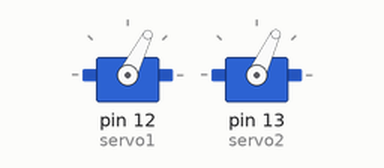
This sketch was run on a simulated Arduino Uno, built with avr-gcc and run on an emulated ATmega328P. On the bench: 2 × servo.

Above: at 0.05 s.
At 2.9 s:
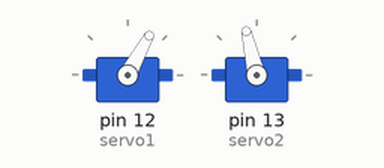
At 5.75 s:
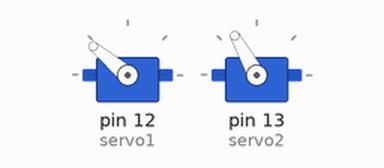
At 11.45 s:
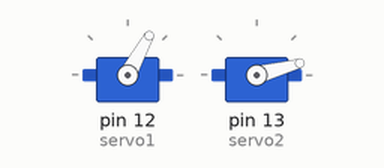
Timing chart, 0 to 14.9 s (numbered marks = the images above):
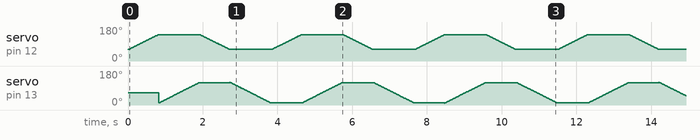

Measured:
- by itself, servo on pin 12 (servo1): moves between 61° and 140°, repeating every 11.5 s
- by itself, servo on pin 13 (servo2): moves between 10° and 120°, repeating every 11.5 s

The sketch:

louver_contol.ino
```cpp
#include <Servo.h>
Servo servo1;
Servo servo2;

int servo1max = 140;
int servo2max = 120;
int servo1min = 60;
int servo2min = 10;

void setup() {
  // put your setup code here, to run once:
servo1.attach(12);
servo2.attach(13);

servo1.write((servo1max+servo1min)/2);
servo2.write((servo2max+servo2min)/2);
}

void loop() {
  for(int i = servo1min; i < servo1max; i++){
    servo1.write(i);
    delay(10);
  }
  for(int i = servo2min; i < servo2max; i++){
    servo2.write(i);
    delay(10);
  }
  for(int i = servo1max; i > servo1min; i--){
    servo1.write(i);
    delay(10);
  }
  for(int i = servo2max; i > servo2min; i--){
    servo2.write(i);
    delay(10);
  }
}
```
